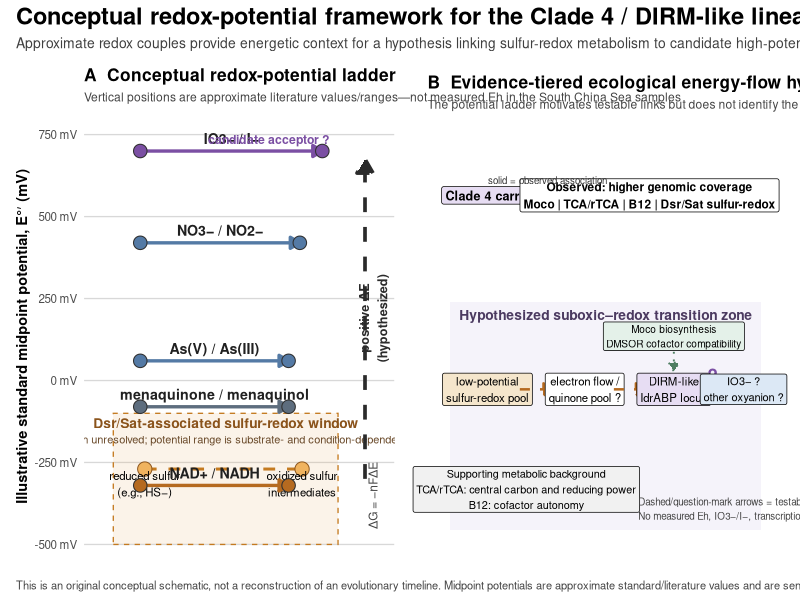
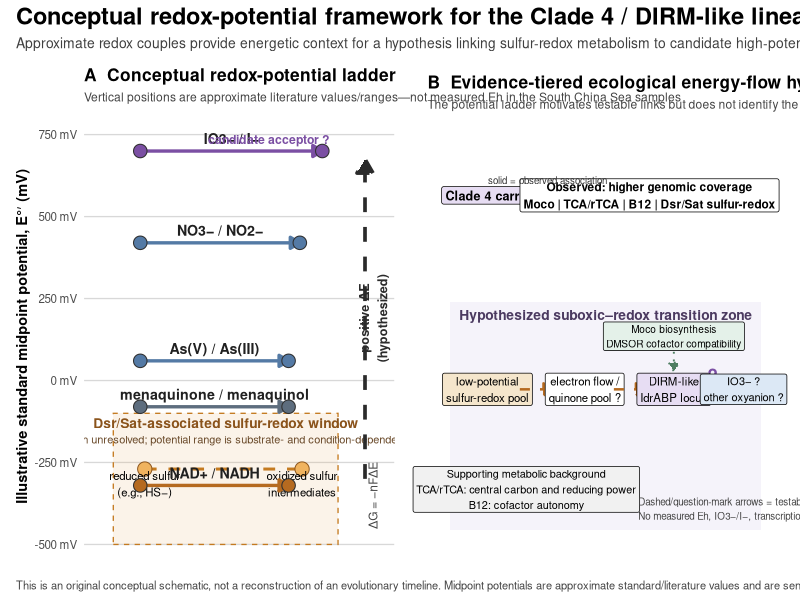
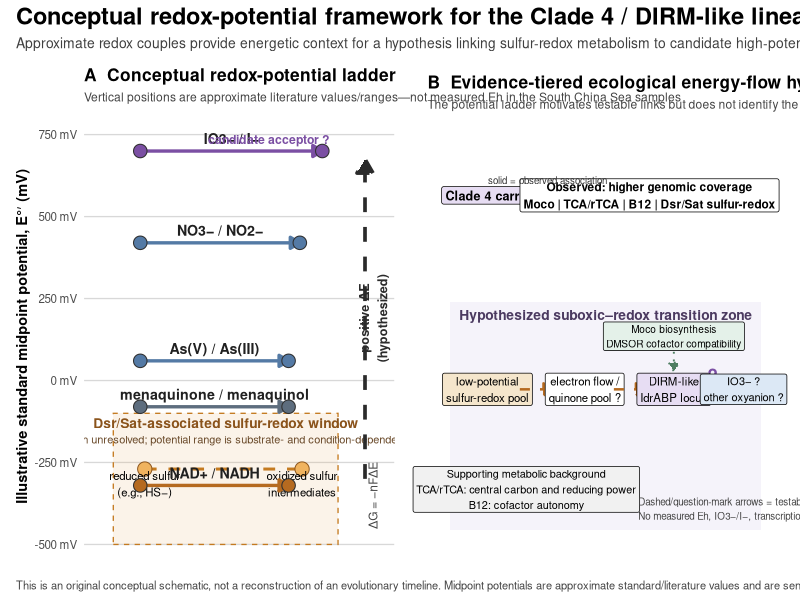

The R script that drew these images, in order: (Note: this script raises an error after producing the figures.)
suppressPackageStartupMessages({
  library(ggplot2)
  library(patchwork)
})

base_dir <- "/Users/catherine/Downloads/MAG-bin-tpm"
out_dir <- file.path(base_dir, "Clade4_redox_potential_schematic_20260806")
dir.create(out_dir, recursive = TRUE, showWarnings = FALSE)

potential_data <- data.frame(
  couple = c(
    "IO3− / I−", "NO3− / NO2−", "As(V) / As(III)",
    "menaquinone / menaquinol", "NAD+ / NADH"
  ),
  midpoint_mV = c(700, 420, 60, -80, -320),
  class = c("candidate", "context", "context", "carrier", "donor"),
  x_start = c(1.25, 1.25, 1.25, 1.25, 1.25),
  x_end = c(5.30, 4.80, 4.55, 4.55, 4.55),
  stringsAsFactors = FALSE
)

class_colors <- c(
  candidate = "#7B4FA3", context = "#547AA5", carrier = "#5D6D7E", donor = "#B56A20"
)

p_ladder <- ggplot() +
  annotate("rect", xmin = 0.65, xmax = 5.65, ymin = -500, ymax = -100,
           fill = "#E6A85C", alpha = 0.13, color = "#C47A20", linewidth = 0.45,
           linetype = "dashed") +
  annotate("text", x = 3.15, y = -130,
           label = "Dsr/Sat-associated sulfur-redox window",
           fontface = "bold", size = 3.5, color = "#8A531B") +
  annotate("text", x = 3.15, y = -180,
           label = "Direction unresolved; potential range is substrate- and condition-dependent",
           size = 2.8, color = "#6A4A2A") +
  annotate("segment", x = 1.35, xend = 4.85, y = -270, yend = -270,
           linewidth = 1.0, color = "#C47A20", linetype = "dashed") +
  annotate("point", x = 1.35, y = -270, shape = 21, size = 4.5,
           fill = "#F0B35F", color = "#8A531B") +
  annotate("point", x = 4.85, y = -270, shape = 21, size = 4.5,
           fill = "#F0B35F", color = "#8A531B") +
  annotate("text", x = 1.35, y = -315, label = "reduced sulfur\n(e.g., HS−)", size = 2.9) +
  annotate("text", x = 4.85, y = -315, label = "oxidized sulfur\nintermediates", size = 2.9) +
  geom_segment(
    data = potential_data,
    aes(x = x_start, xend = x_end, y = midpoint_mV, yend = midpoint_mV, color = class),
    linewidth = 1.15,
    arrow = grid::arrow(length = grid::unit(0.11, "inches"), type = "closed")
  ) +
  geom_point(
    data = potential_data,
    aes(x = x_start, y = midpoint_mV, fill = class),
    shape = 21, size = 4.2, color = "#303030", stroke = 0.55
  ) +
  geom_point(
    data = potential_data,
    aes(x = x_end, y = midpoint_mV, fill = class),
    shape = 21, size = 4.2, color = "#303030", stroke = 0.55
  ) +
  geom_text(
    data = potential_data,
    aes(x = (x_start + x_end) / 2, y = midpoint_mV + 38, label = couple),
    fontface = "bold", size = 3.6, color = "#202020"
  ) +
  annotate("text", x = 5.45, y = 735, label = "candidate acceptor ?",
           hjust = 1, size = 3.1, color = "#7B4FA3", fontface = "bold") +
  annotate("segment", x = 6.25, xend = 6.25, y = -300, yend = 675,
           linewidth = 1.25, color = "#2B2B2B", linetype = "dashed",
           arrow = grid::arrow(length = grid::unit(0.16, "inches"), type = "closed")) +
  annotate("text", x = 6.43, y = 190,
           label = "positive ΔE\n(hypothesized)", angle = 90,
           size = 3.2, fontface = "bold", color = "#2B2B2B") +
  annotate("text", x = 6.43, y = -350,
           label = "ΔG = −nFΔE", angle = 90, size = 3.0, color = "#444444") +
  scale_color_manual(values = class_colors, guide = "none") +
  scale_fill_manual(values = class_colors, guide = "none") +
  scale_y_continuous(
    limits = c(-550, 820), breaks = c(-500, -250, 0, 250, 500, 750),
    labels = function(x) paste0(x, " mV"), expand = c(0, 0)
  ) +
  scale_x_continuous(limits = c(0, 6.9), expand = c(0, 0)) +
  labs(
    x = NULL, y = "Illustrative standard midpoint potential, E°′ (mV)",
    title = "A  Conceptual redox-potential ladder",
    subtitle = "Vertical positions are approximate literature values/ranges—not measured Eh in the South China Sea samples"
  ) +
  theme_minimal(base_size = 10.5) +
  theme(
    panel.grid.minor = element_blank(), panel.grid.major.x = element_blank(),
    panel.grid.major.y = element_line(color = "#D8D8D8", linewidth = 0.45),
    axis.text.x = element_blank(), axis.ticks.x = element_blank(),
    axis.title.y = element_text(face = "bold"),
    plot.title = element_text(face = "bold", size = 12.5),
    plot.subtitle = element_text(size = 8.7, color = "#444444"),
    plot.margin = margin(6, 12, 6, 6)
  )

p_mechanism <- ggplot() +
  annotate("rect", xmin = 0.2, xmax = 9.8, ymin = 0.25, ymax = 5.85,
           fill = "#B39DDB", alpha = 0.12, color = NA) +
  annotate("text", x = 5.0, y = 5.52,
           label = "Hypothesized suboxic–redox transition zone",
           fontface = "bold", size = 3.5, color = "#4B3A60") +
  annotate("label", x = 1.55, y = 8.45, label = "Clade 4 carriers",
           size = 3.2, fontface = "bold", fill = "#E7DDF3", linewidth = 0.4) +
  annotate("segment", x = 2.65, xend = 3.75, y = 8.45, yend = 8.45,
           linewidth = 0.95, color = "#222222",
           arrow = grid::arrow(length = grid::unit(0.14, "inches"), type = "closed")) +
  annotate("label", x = 6.35, y = 8.45,
           label = "Observed: higher genomic coverage\nMoco | TCA/rTCA | B12 | Dsr/Sat sulfur-redox",
           size = 3.0, fontface = "bold", fill = "white", linewidth = 0.4) +
  annotate("text", x = 3.20, y = 8.82, label = "solid = observed association",
           size = 2.45, color = "#333333") +
  annotate("label", x = 1.35, y = 3.70,
           label = "low-potential\nsulfur-redox pool",
           size = 2.9, fill = "#F5E6CC", linewidth = 0.35) +
  annotate("segment", x = 2.35, xend = 3.40, y = 3.70, yend = 3.70,
           linewidth = 0.85, color = "#B56A20", linetype = "dashed",
           arrow = grid::arrow(length = grid::unit(0.12, "inches"), type = "closed")) +
  annotate("label", x = 4.35, y = 3.70, label = "electron flow /\nquinone pool ?",
           size = 2.9, fill = "white", linewidth = 0.35) +
  annotate("segment", x = 5.25, xend = 6.25, y = 3.70, yend = 3.70,
           linewidth = 0.85, color = "#B56A20", linetype = "dashed",
           arrow = grid::arrow(length = grid::unit(0.12, "inches"), type = "closed")) +
  annotate("label", x = 7.10, y = 3.70, label = "DIRM-like\nIdrABP locus",
           size = 2.9, fill = "#E7DDF3", linewidth = 0.35) +
  annotate("segment", x = 7.95, xend = 8.65, y = 3.70, yend = 3.70,
           linewidth = 0.85, color = "#7B4FA3", linetype = "dashed",
           arrow = grid::arrow(length = grid::unit(0.12, "inches"), type = "closed")) +
  annotate("text", x = 8.30, y = 4.05, label = "?", size = 4.4,
           fontface = "bold", color = "#7B4FA3") +
  annotate("label", x = 9.25, y = 3.70, label = "IO3− ?\nother oxyanion ?",
           size = 2.8, fill = "#DCE8F5", linewidth = 0.35) +
  annotate("label", x = 7.10, y = 5.00,
           label = "Moco biosynthesis\nDMSOR cofactor compatibility",
           size = 2.55, fill = "#E4F1E9", linewidth = 0.35) +
  annotate("segment", x = 7.10, xend = 7.10, y = 4.62, yend = 4.14,
           linewidth = 0.65, color = "#4E7D61", linetype = "dotted",
           arrow = grid::arrow(length = grid::unit(0.10, "inches"), type = "closed")) +
  annotate("label", x = 2.55, y = 1.25,
           label = "Supporting metabolic background\nTCA/rTCA: central carbon and reducing power\nB12: cofactor autonomy",
           size = 2.75, fill = "#F1F1F1", linewidth = 0.35) +
  annotate("text", x = 6.0, y = 0.78,
           label = "Dashed/question-mark arrows = testable hypothesis\nNo measured Eh, IO3−/I−, transcription or activity evidence",
           hjust = 0, size = 2.5, color = "#444444") +
  coord_cartesian(xlim = c(0, 10), ylim = c(0, 10), clip = "off") +
  labs(
    x = NULL, y = NULL,
    title = "B  Evidence-tiered ecological energy-flow hypothesis",
    subtitle = "The potential ladder motivates testable links but does not identify the DIRM-like substrate"
  ) +
  theme_void(base_size = 10.5) +
  theme(
    plot.title = element_text(face = "bold", size = 12.5),
    plot.subtitle = element_text(size = 8.7, color = "#444444"),
    plot.margin = margin(6, 6, 6, 12)
  )

figure <- (p_ladder | p_mechanism) +
  plot_layout(widths = c(1.0, 1.15)) +
  plot_annotation(
    title = "Conceptual redox-potential framework for the Clade 4 / DIRM-like lineage",
    subtitle = "Approximate redox couples provide energetic context for a hypothesis linking sulfur-redox metabolism to candidate high-potential oxyanion acceptors",
    caption = paste0(
      "This is an original conceptual schematic, not a reconstruction of an evolutionary timeline. Midpoint potentials are approximate standard/literature values and are sensitive to pH, concentrations and reaction definitions; ",
      "they are not in situ Eh measurements. The Dsr/Sat-associated module is direction-neutral. The IO3−/I− link is explicitly hypothetical, and the DIRM-like locus is not identified as an iodate reductase without substrate, product, expression or activity evidence. ",
      "Solid linkage denotes the observed association between Clade 4 and higher coverage of four modules; dashed and question-mark links denote untested mechanism steps."
    ),
    theme = theme(
      plot.title = element_text(face = "bold", size = 17),
      plot.subtitle = element_text(size = 10, color = "#404040"),
      plot.caption = element_text(size = 8.0, color = "#444444", hjust = 0)
    )
  )

save_plot <- function(extension, device, dpi = 450) {
  args <- list(
    filename = file.path(out_dir, paste0("Clade4_conceptual_redox_potential_framework.", extension)),
    plot = figure, width = 18.5, height = 10.8, units = "in", bg = "white", device = device
  )
  if (extension == "png") args$dpi <- dpi
  do.call(ggsave, args)
}
save_plot("pdf", cairo_pdf)
save_plot("svg", grDevices::svg)
save_plot("png", "png")

write.csv(potential_data, file.path(out_dir, "redox_potential_values_used.csv"), row.names = FALSE)

qc <- c(
  "Clade 4 conceptual redox-potential framework QC",
  "Status: PASSED",
  "The figure is original and does not reproduce the reference geological timeline.",
  "Potential values are explicitly labeled illustrative/approximate and not measured sample Eh.",
  "Dsr/Sat sulfur-redox direction remains unresolved.",
  "IO3-/I- and other oxyanion links use question marks and dashed arrows.",
  "Solid linkage is restricted to observed higher module coverage.",
  "TCA/rTCA and B12 are supporting background, not direct electron-transfer steps.",
  "No iodate-respiration or IdrA activity claim is made."
)
writeLines(qc, file.path(out_dir, "Clade4_conceptual_redox_potential_framework_QC.txt"))
cat(paste(qc, collapse = "\n"), "\n")
